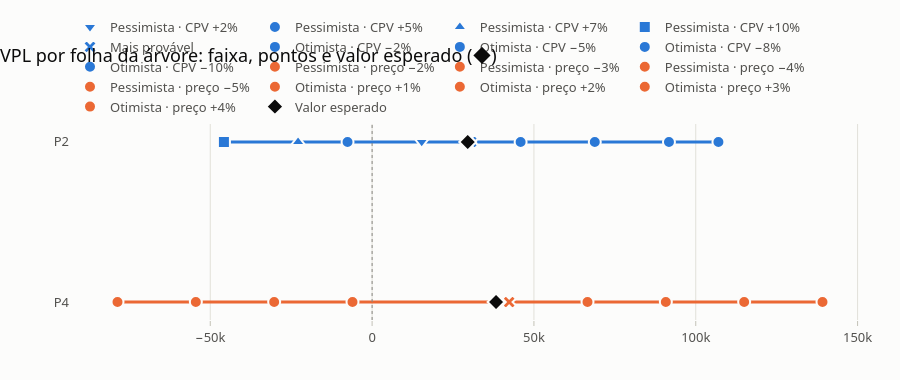

Here is the notebook cell this chart was saved with:
### Code cell
fig = viz.grafico_cenarios(resultado, "vpl", resumo, titulo="VPL por folha da árvore: faixa, pontos e valor esperado (◆)")
viz.exportar(fig, f"{SAIDA}/faixas")
fig

### Figure 1 — Plotly figure (JSON) as saved in the notebook; plotly's stock layout.template omitted (floating-point values rounded to 4 significant figures)
{"data": [{"hoverinfo": "skip", "line": {"color": "#2a78d6", "width": 3}, "mode": "lines", "showlegend": false, "type": "scatter", "x": [-45780.0, 107000.0], "y": ["P2", "P2"]}, {"hoverinfo": "skip", "line": {"color": "#eb6834", "width": 3}, "mode": "lines", "showlegend": false, "type": "scatter", "x": [-78670.0, 139200.0], "y": ["P4", "P4"]}, {"hovertemplate": "%{y} · Pessimista · CPV +2%<br>%{text}<extra></extra>", "marker": {"color": ["#2a78d6"], "line": {"color": "#fcfcfb", "width": 2}, "size": 12, "symbol": "triangle-down"}, "mode": "markers", "name": "Pessimista · CPV +2%", "text": ["$ 15.330"], "type": "scatter", "x": [15330.0], "y": ["P2"]}, {"hovertemplate": "%{y} · Pessimista · CPV +5%<br>%{text}<extra></extra>", "marker": {"color": ["#2a78d6"], "line": {"color": "#fcfcfb", "width": 2}, "size": 12, "symbol": "circle"}, "mode": "markers", "name": "Pessimista · CPV +5%", "text": ["−$ 7.588"], "type": "scatter", "x": [-7588.0], "y": ["P2"]}, {"hovertemplate": "%{y} · Pessimista · CPV +7%<br>%{text}<extra></extra>", "marker": {"color": ["#2a78d6"], "line": {"color": "#fcfcfb", "width": 2}, "size": 12, "symbol": "triangle-up"}, "mode": "markers", "name": "Pessimista · CPV +7%", "text": ["−$ 22.866"], "type": "scatter", "x": [-22870.0], "y": ["P2"]}, {"hovertemplate": "%{y} · Pessimista · CPV +10%<br>%{text}<extra></extra>", "marker": {"color": ["#2a78d6"], "line": {"color": "#fcfcfb", "width": 2}, "size": 12, "symbol": "square"}, "mode": "markers", "name": "Pessimista · CPV +10%", "text": ["−$ 45.784"], "type": "scatter", "x": [-45780.0], "y": ["P2"]}, {"hovertemplate": "%{y} · Mais provável<br>%{text}<extra></extra>", "marker": {"color": ["#2a78d6", "#eb6834"], "line": {"color": "#fcfcfb", "width": 2}, "size": 12, "symbol": "x"}, "mode": "markers", "name": "Mais provável", "text": ["$ 30.609", "$ 42.350"], "type": "scatter", "x": [30610.0, 42350.0], "y": ["P2", "P4"]}, {"hovertemplate": "%{y} · Otimista · CPV −2%<br>%{text}<extra></extra>", "marker": {"color": ["#2a78d6"], "line": {"color": "#fcfcfb", "width": 2}, "size": 12, "symbol": "circle"}, "mode": "markers", "name": "Otimista · CPV −2%", "text": ["$ 45.888"], "type": "scatter", "x": [45890.0], "y": ["P2"]}, {"hovertemplate": "%{y} · Otimista · CPV −5%<br>%{text}<extra></extra>", "marker": {"color": ["#2a78d6"], "line": {"color": "#fcfcfb", "width": 2}, "size": 12, "symbol": "circle"}, "mode": "markers", "name": "Otimista · CPV −5%", "text": ["$ 68.806"], "type": "scatter", "x": [68810.0], "y": ["P2"]}, {"hovertemplate": "%{y} · Otimista · CPV −8%<br>%{text}<extra></extra>", "marker": {"color": ["#2a78d6"], "line": {"color": "#fcfcfb", "width": 2}, "size": 12, "symbol": "circle"}, "mode": "markers", "name": "Otimista · CPV −8%", "text": ["$ 91.724"], "type": "scatter", "x": [91720.0], "y": ["P2"]}, {"hovertemplate": "%{y} · Otimista · CPV −10%<br>%{text}<extra></extra>", "marker": {"color": ["#2a78d6"], "line": {"color": "#fcfcfb", "width": 2}, "size": 12, "symbol": "circle"}, "mode": "markers", "name": "Otimista · CPV −10%", "text": ["$ 107.003"], "type": "scatter", "x": [107000.0], "y": ["P2"]}, {"hovertemplate": "%{y} · Pessimista · preço −2%<br>%{text}<extra></extra>", "marker": {"color": ["#eb6834"], "line": {"color": "#fcfcfb", "width": 2}, "size": 12, "symbol": "circle"}, "mode": "markers", "name": "Pessimista · preço −2%", "text": ["−$ 6.057"], "type": "scatter", "x": [-6057.0], "y": ["P4"]}, {"hovertemplate": "%{y} · Pessimista · preço −3%<br>%{text}<extra></extra>", "marker": {"color": ["#eb6834"], "line": {"color": "#fcfcfb", "width": 2}, "size": 12, "symbol": "circle"}, "mode": "markers", "name": "Pessimista · preço −3%", "text": ["−$ 30.260"], "type": "scatter", "x": [-30260.0], "y": ["P4"]}, {"hovertemplate": "%{y} · Pessimista · preço −4%<br>%{text}<extra></extra>", "marker": {"color": ["#eb6834"], "line": {"color": "#fcfcfb", "width": 2}, "size": 12, "symbol": "circle"}, "mode": "markers", "name": "Pessimista · preço −4%", "text": ["−$ 54.463"], "type": "scatter", "x": [-54460.0], "y": ["P4"]}, {"hovertemplate": "%{y} · Pessimista · preço −5%<br>%{text}<extra></extra>", "marker": {"color": ["#eb6834"], "line": {"color": "#fcfcfb", "width": 2}, "size": 12, "symbol": "circle"}, "mode": "markers", "name": "Pessimista · preço −5%", "text": ["−$ 78.666"], "type": "scatter", "x": [-78670.0], "y": ["P4"]}, {"hovertemplate": "%{y} · Otimista · preço +1%<br>%{text}<extra></extra>", "marker": {"color": ["#eb6834"], "line": {"color": "#fcfcfb", "width": 2}, "size": 12, "symbol": "circle"}, "mode": "markers", "name": "Otimista · preço +1%", "text": ["$ 66.553"], "type": "scatter", "x": [66550.0], "y": ["P4"]}, {"hovertemplate": "%{y} · Otimista · preço +2%<br>%{text}<extra></extra>", "marker": {"color": ["#eb6834"], "line": {"color": "#fcfcfb", "width": 2}, "size": 12, "symbol": "circle"}, "mode": "markers", "name": "Otimista · preço +2%", "text": ["$ 90.756"], "type": "scatter", "x": [90760.0], "y": ["P4"]}, {"hovertemplate": "%{y} · Otimista · preço +3%<br>%{text}<extra></extra>", "marker": {"color": ["#eb6834"], "line": {"color": "#fcfcfb", "width": 2}, "size": 12, "symbol": "circle"}, "mode": "markers", "name": "Otimista · preço +3%", "text": ["$ 114.959"], "type": "scatter", "x": [115000.0], "y": ["P4"]}, {"hovertemplate": "%{y} · Otimista · preço +4%<br>%{text}<extra></extra>", "marker": {"color": ["#eb6834"], "line": {"color": "#fcfcfb", "width": 2}, "size": 12, "symbol": "circle"}, "mode": "markers", "name": "Otimista · preço +4%", "text": ["$ 139.162"], "type": "scatter", "x": [139200.0], "y": ["P4"]}, {"hovertemplate": "%{y}<br>E = %{text}<extra></extra>", "marker": {"color": "#0b0b0b", "line": {"color": "#fcfcfb", "width": 2}, "size": 13, "symbol": "diamond"}, "mode": "markers", "name": "Valor esperado", "text": ["$ 29.540", "$ 38.296"], "type": "scatter", "x": [29540.0, 38300.0], "y": ["P2", "P4"]}], "layout": {"height": 380, "shapes": [{"line": {"color": "#898781", "dash": "dot", "width": 1}, "type": "line", "x0": 0.0, "x1": 0.0, "xref": "x", "y0": 0, "y1": 1, "yref": "y domain"}], "title": {"text": "VPL por folha da árvore: faixa, pontos e valor esperado (◆)"}, "xaxis": {"gridcolor": "#e1e0d9", "showgrid": true}, "yaxis": {"autorange": "reversed", "showgrid": false, "zeroline": false}}}
